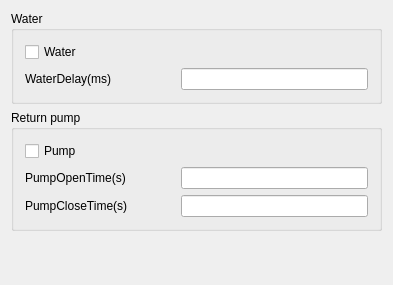
<?xml version="1.0" encoding="UTF-8"?>
<ui version="4.0">
 <class>Dialog_Setting_Water</class>
 <widget class="QDialog" name="Dialog_Setting_Water">
  <property name="geometry">
   <rect>
    <x>0</x>
    <y>0</y>
    <width>393</width>
    <height>285</height>
   </rect>
  </property>
  <property name="windowTitle">
   <string>Water Setting</string>
  </property>
  <layout class="QGridLayout" name="gridLayout_3">
   <item row="2" column="0">
    <spacer name="verticalSpacer">
     <property name="orientation">
      <enum>Qt::Vertical</enum>
     </property>
     <property name="sizeHint" stdset="0">
      <size>
       <width>20</width>
       <height>40</height>
      </size>
     </property>
    </spacer>
   </item>
   <item row="0" column="0">
    <widget class="QGroupBox" name="groupBox_Water">
     <property name="title">
      <string>Water</string>
     </property>
     <layout class="QGridLayout" name="gridLayout">
      <item row="0" column="0">
       <widget class="QCheckBox" name="checkBox_Water_bWater">
        <property name="text">
         <string>Water</string>
        </property>
       </widget>
      </item>
      <item row="1" column="0">
       <widget class="QLabel" name="label_Water_WaterDelay">
        <property name="minimumSize">
         <size>
          <width>150</width>
          <height>20</height>
         </size>
        </property>
        <property name="text">
         <string>WaterDelay(ms)</string>
        </property>
       </widget>
      </item>
      <item row="1" column="1">
       <widget class="QLineEdit" name="lineEdit_Water_fWaterDelay">
        <property name="minimumSize">
         <size>
          <width>0</width>
          <height>20</height>
         </size>
        </property>
       </widget>
      </item>
     </layout>
    </widget>
   </item>
   <item row="1" column="0">
    <widget class="QGroupBox" name="groupBox_Pump">
     <property name="title">
      <string>Return pump</string>
     </property>
     <layout class="QFormLayout" name="formLayout">
      <item row="0" column="0">
       <widget class="QCheckBox" name="checkBox_Pump_bPump">
        <property name="minimumSize">
         <size>
          <width>150</width>
          <height>0</height>
         </size>
        </property>
        <property name="text">
         <string>Pump</string>
        </property>
       </widget>
      </item>
      <item row="1" column="0">
       <widget class="QLabel" name="label_Pump_PumpOpenTime">
        <property name="minimumSize">
         <size>
          <width>0</width>
          <height>20</height>
         </size>
        </property>
        <property name="text">
         <string>PumpOpenTime(s)</string>
        </property>
       </widget>
      </item>
      <item row="1" column="1">
       <widget class="QLineEdit" name="lineEdit_Pump_fPumpOpenTime">
        <property name="minimumSize">
         <size>
          <width>0</width>
          <height>20</height>
         </size>
        </property>
       </widget>
      </item>
      <item row="2" column="0">
       <widget class="QLabel" name="label_Pump_PumpCloseTime">
        <property name="minimumSize">
         <size>
          <width>0</width>
          <height>20</height>
         </size>
        </property>
        <property name="text">
         <string>PumpCloseTime(s)</string>
        </property>
       </widget>
      </item>
      <item row="2" column="1">
       <widget class="QLineEdit" name="lineEdit_Pump_fPumpCloseTime">
        <property name="minimumSize">
         <size>
          <width>0</width>
          <height>20</height>
         </size>
        </property>
       </widget>
      </item>
     </layout>
    </widget>
   </item>
  </layout>
 </widget>
 <layoutdefault spacing="6" margin="11"/>
 <resources/>
 <connections/>
</ui>
